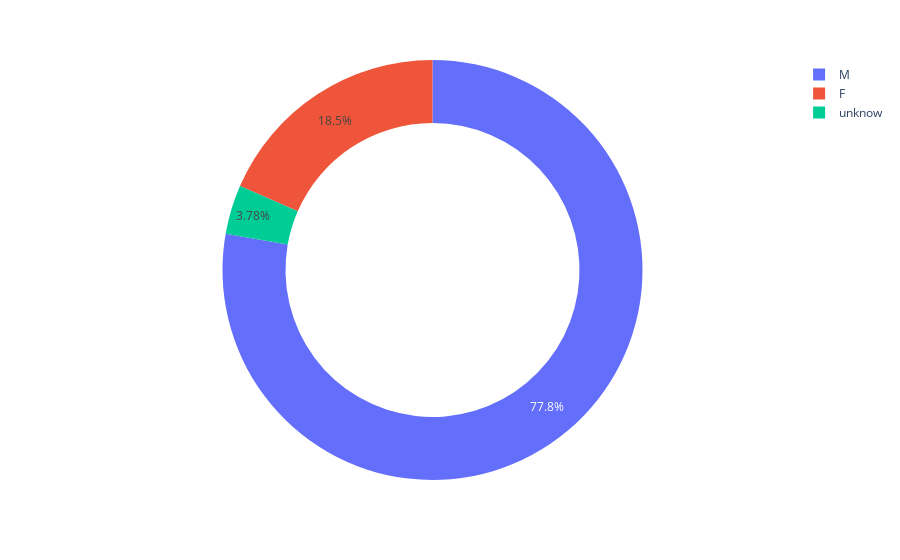

Notebook code for this chart:
### Code cell
#correct graph
pie = px.pie(df, values=df['Case_Number'].value_counts(), names='Gender', hole=0.7)

pie.show()

### Figure 1 — Plotly figure (JSON) as saved in the notebook; plotly's stock layout.template omitted (floating-point values rounded to 4 significant figures; data arrays with more than 128 entries replaced by an {"elided": "..."} marker saying what was removed)
{"data": [{"domain": {"x": [0, 1], "y": [0, 1]}, "hole": 0.7, "hovertemplate": "Gender=%{label}<br>value=%{value}<extra></extra>", "labels": {"elided": "688 str values"}, "legendgroup": "", "name": "", "showlegend": true, "type": "pie", "values": {"elided": "688 int values"}}], "layout": {"legend": {"tracegroupgap": 0}, "margin": {"t": 60}}}
